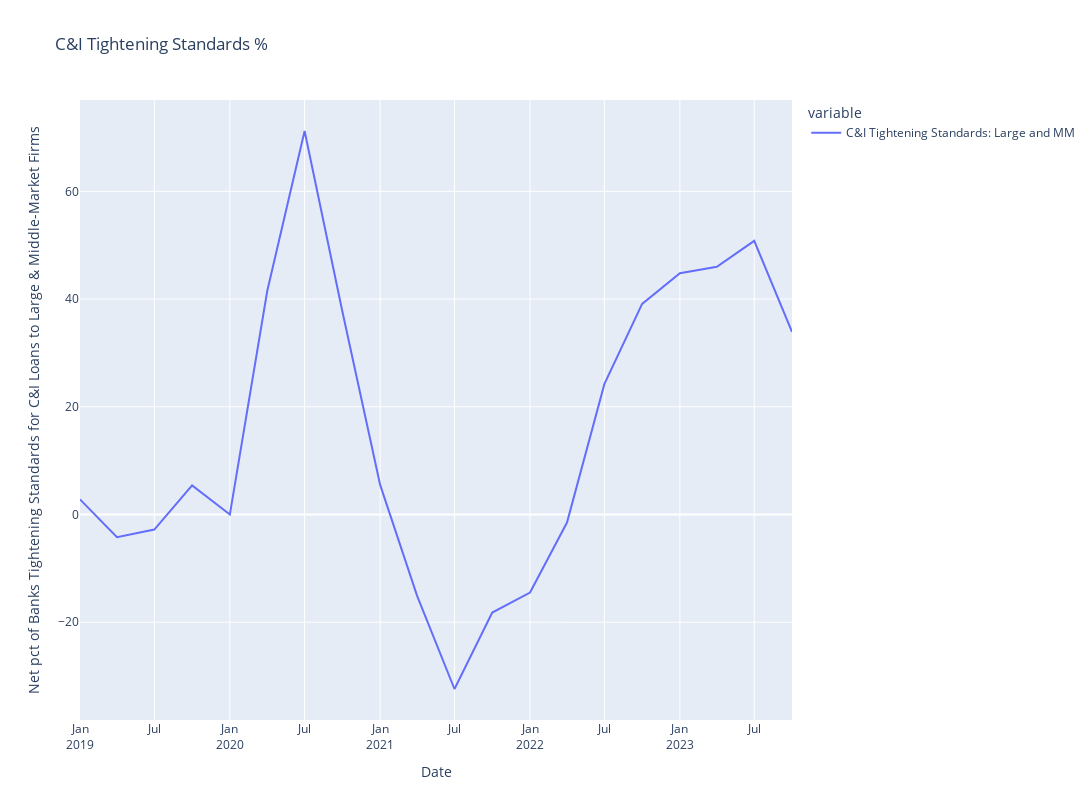

Notebook code for this chart:
### Code cell
ci = growth[['C&I Tightening Standards: Large and MM']].dropna()['2019':]
fig = px.line(ci.dropna().reset_index()[['DATE','C&I Tightening Standards: Large and MM']], x="DATE", y=["C&I Tightening Standards: Large and MM"],
              hover_data={"DATE": "|%B %d, %Y"},
              title='C&I Tightening Standards %')
fig.update_xaxes(
    dtick="M1",
    tickmode= 'auto',
    tickformat= '%b\n%Y')

fig.update_layout(
    autosize=False,
    width=1200,
    height=800,
    xaxis_title="Date", 
    yaxis_title="Net pct of Banks Tightening Standards for C&I Loans to Large & Middle-Market Firms")

### Figure 1 — Plotly figure (JSON) as saved in the notebook; plotly's stock layout.template omitted (floating-point values rounded to 4 significant figures)
{"data": [{"hovertemplate": "variable=C&I Tightening Standards: Large and MM<br>DATE=%{x|%B %d, %Y}<br>value=%{y}<extra></extra>", "legendgroup": "C&I Tightening Standards: Large and MM", "line": {"color": "#636efa", "dash": "solid"}, "marker": {"symbol": "circle"}, "mode": "lines", "name": "C&I Tightening Standards: Large and MM", "orientation": "v", "showlegend": true, "type": "scatter", "x": ["2019-01-01T00:00:00", "2019-04-01T00:00:00", "2019-07-01T00:00:00", "2019-10-01T00:00:00", "2020-01-01T00:00:00", "2020-04-01T00:00:00", "2020-07-01T00:00:00", "2020-10-01T00:00:00", "2021-01-01T00:00:00", "2021-04-01T00:00:00", "2021-07-01T00:00:00", "2021-10-01T00:00:00", "2022-01-01T00:00:00", "2022-04-01T00:00:00", "2022-07-01T00:00:00", "2022-10-01T00:00:00", "2023-01-01T00:00:00", "2023-04-01T00:00:00", "2023-07-01T00:00:00", "2023-10-01T00:00:00"], "xaxis": "x", "y": [2.8, -4.2, -2.8, 5.4, 0, 41.5, 71.2, 37.7, 5.5, -15.1, -32.4, -18.2, -14.5, -1.5, 24.2, 39.1, 44.8, 46, 50.8, 33.9], "yaxis": "y"}], "layout": {"autosize": false, "height": 800, "legend": {"title": {"text": "variable"}, "tracegroupgap": 0}, "title": {"text": "C&I Tightening Standards %"}, "width": 1200, "xaxis": {"anchor": "y", "domain": [0, 1], "dtick": "M1", "tickformat": "%b\n%Y", "tickmode": "auto", "title": {"text": "Date"}}, "yaxis": {"anchor": "x", "domain": [0, 1], "title": {"text": "Net pct of Banks Tightening Standards for C&I Loans to Large & Middle-Market Firms"}}}}
